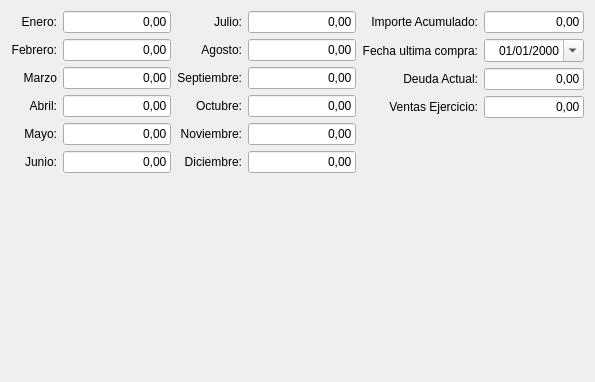
         <widget class="QWidget" name="tab_estadistica">
          <property name="styleSheet">
           <string notr="true"/>
          </property>
          <attribute name="title">
           <string>Estadistica</string>
          </attribute>
          <layout class="QGridLayout" name="gridLayout_24">
           <item row="0" column="0">
            <layout class="QGridLayout" name="gridLayout_23">
             <item row="2" column="0">
              <widget class="QLabel" name="label_49">
               <property name="text">
                <string>Marzo</string>
               </property>
               <property name="alignment">
                <set>Qt::AlignRight|Qt::AlignTrailing|Qt::AlignVCenter</set>
               </property>
              </widget>
             </item>
             <item row="1" column="0">
              <widget class="QLabel" name="label_48">
               <property name="text">
                <string>Febrero:</string>
               </property>
               <property name="alignment">
                <set>Qt::AlignRight|Qt::AlignTrailing|Qt::AlignVCenter</set>
               </property>
              </widget>
             </item>
             <item row="4" column="3">
              <widget class="QLineEdit" name="txtNoviembre">
               <property name="enabled">
                <bool>true</bool>
               </property>
               <property name="maximumSize">
                <size>
                 <width>120</width>
                 <height>16777215</height>
                </size>
               </property>
               <property name="focusPolicy">
                <enum>Qt::NoFocus</enum>
               </property>
               <property name="text">
                <string>0,00</string>
               </property>
               <property name="alignment">
                <set>Qt::AlignRight|Qt::AlignTrailing|Qt::AlignVCenter</set>
               </property>
               <property name="readOnly">
                <bool>true</bool>
               </property>
              </widget>
             </item>
             <item row="3" column="2">
              <widget class="QLabel" name="label_57">
               <property name="text">
                <string>Octubre:</string>
               </property>
               <property name="alignment">
                <set>Qt::AlignRight|Qt::AlignTrailing|Qt::AlignVCenter</set>
               </property>
              </widget>
             </item>
             <item row="2" column="1">
              <widget class="QLineEdit" name="txtMarzo">
               <property name="enabled">
                <bool>true</bool>
               </property>
               <property name="maximumSize">
                <size>
                 <width>120</width>
                 <height>16777215</height>
                </size>
               </property>
               <property name="focusPolicy">
                <enum>Qt::NoFocus</enum>
               </property>
               <property name="text">
                <string>0,00</string>
               </property>
               <property name="alignment">
                <set>Qt::AlignRight|Qt::AlignTrailing|Qt::AlignVCenter</set>
               </property>
               <property name="readOnly">
                <bool>true</bool>
               </property>
              </widget>
             </item>
             <item row="1" column="1">
              <widget class="QLineEdit" name="txtFebrero">
               <property name="enabled">
                <bool>true</bool>
               </property>
               <property name="maximumSize">
                <size>
                 <width>120</width>
                 <height>16777215</height>
                </size>
               </property>
               <property name="focusPolicy">
                <enum>Qt::NoFocus</enum>
               </property>
               <property name="text">
                <string>0,00</string>
               </property>
               <property name="alignment">
                <set>Qt::AlignRight|Qt::AlignTrailing|Qt::AlignVCenter</set>
               </property>
               <property name="readOnly">
                <bool>true</bool>
               </property>
              </widget>
             </item>
             <item row="0" column="1">
              <widget class="QLineEdit" name="txtEnero">
               <property name="enabled">
                <bool>true</bool>
               </property>
               <property name="maximumSize">
                <size>
                 <width>120</width>
                 <height>16777215</height>
                </size>
               </property>
               <property name="focusPolicy">
                <enum>Qt::NoFocus</enum>
               </property>
               <property name="text">
                <string>0,00</string>
               </property>
               <property name="alignment">
                <set>Qt::AlignRight|Qt::AlignTrailing|Qt::AlignVCenter</set>
               </property>
               <property name="readOnly">
                <bool>true</bool>
               </property>
              </widget>
             </item>
             <item row="5" column="2">
              <widget class="QLabel" name="label_56">
               <property name="text">
                <string>Diciembre:</string>
               </property>
               <property name="alignment">
                <set>Qt::AlignRight|Qt::AlignTrailing|Qt::AlignVCenter</set>
               </property>
              </widget>
             </item>
             <item row="4" column="0">
              <widget class="QLabel" name="label_51">
               <property name="text">
                <string>Mayo:</string>
               </property>
               <property name="alignment">
                <set>Qt::AlignRight|Qt::AlignTrailing|Qt::AlignVCenter</set>
               </property>
              </widget>
             </item>
             <item row="0" column="3">
              <widget class="QLineEdit" name="txtjulio">
               <property name="enabled">
                <bool>true</bool>
               </property>
               <property name="maximumSize">
                <size>
                 <width>120</width>
                 <height>16777215</height>
                </size>
               </property>
               <property name="focusPolicy">
                <enum>Qt::NoFocus</enum>
               </property>
               <property name="text">
                <string>0,00</string>
               </property>
               <property name="alignment">
                <set>Qt::AlignRight|Qt::AlignTrailing|Qt::AlignVCenter</set>
               </property>
               <property name="readOnly">
                <bool>true</bool>
               </property>
              </widget>
             </item>
             <item row="5" column="3">
              <widget class="QLineEdit" name="txtDiciembre">
               <property name="enabled">
                <bool>true</bool>
               </property>
               <property name="maximumSize">
                <size>
                 <width>120</width>
                 <height>16777215</height>
                </size>
               </property>
               <property name="focusPolicy">
                <enum>Qt::NoFocus</enum>
               </property>
               <property name="text">
                <string>0,00</string>
               </property>
               <property name="alignment">
                <set>Qt::AlignRight|Qt::AlignTrailing|Qt::AlignVCenter</set>
               </property>
               <property name="readOnly">
                <bool>true</bool>
               </property>
              </widget>
             </item>
             <item row="5" column="1">
              <widget class="QLineEdit" name="txtJunio">
               <property name="enabled">
                <bool>true</bool>
               </property>
               <property name="maximumSize">
                <size>
                 <width>120</width>
                 <height>16777215</height>
                </size>
               </property>
               <property name="focusPolicy">
                <enum>Qt::NoFocus</enum>
               </property>
               <property name="text">
                <string>0,00</string>
               </property>
               <property name="alignment">
                <set>Qt::AlignRight|Qt::AlignTrailing|Qt::AlignVCenter</set>
               </property>
               <property name="readOnly">
                <bool>true</bool>
               </property>
              </widget>
             </item>
             <item row="2" column="2">
              <widget class="QLabel" name="label_58">
               <property name="text">
                <string>Septiembre:</string>
               </property>
               <property name="alignment">
                <set>Qt::AlignRight|Qt::AlignTrailing|Qt::AlignVCenter</set>
               </property>
              </widget>
             </item>
             <item row="3" column="0">
              <widget class="QLabel" name="label_50">
               <property name="text">
                <string>Abril:</string>
               </property>
               <property name="alignment">
                <set>Qt::AlignRight|Qt::AlignTrailing|Qt::AlignVCenter</set>
               </property>
              </widget>
             </item>
             <item row="1" column="3">
              <widget class="QLineEdit" name="txtAgosto">
               <property name="enabled">
                <bool>true</bool>
               </property>
               <property name="maximumSize">
                <size>
                 <width>120</width>
                 <height>16777215</height>
                </size>
               </property>
               <property name="focusPolicy">
                <enum>Qt::NoFocus</enum>
               </property>
               <property name="text">
                <string>0,00</string>
               </property>
               <property name="alignment">
                <set>Qt::AlignRight|Qt::AlignTrailing|Qt::AlignVCenter</set>
               </property>
               <property name="readOnly">
                <bool>true</bool>
               </property>
              </widget>
             </item>
             <item row="0" column="0">
              <widget class="QLabel" name="label_47">
               <property name="text">
                <string>Enero:</string>
               </property>
               <property name="alignment">
                <set>Qt::AlignRight|Qt::AlignTrailing|Qt::AlignVCenter</set>
               </property>
              </widget>
             </item>
             <item row="1" column="2">
              <widget class="QLabel" name="label_55">
               <property name="text">
                <string>Agosto:</string>
               </property>
               <property name="alignment">
                <set>Qt::AlignRight|Qt::AlignTrailing|Qt::AlignVCenter</set>
               </property>
              </widget>
             </item>
             <item row="2" column="3">
              <widget class="QLineEdit" name="txtSeptiembre">
               <property name="enabled">
                <bool>true</bool>
               </property>
               <property name="maximumSize">
                <size>
                 <width>120</width>
                 <height>16777215</height>
                </size>
               </property>
               <property name="focusPolicy">
                <enum>Qt::NoFocus</enum>
               </property>
               <property name="text">
                <string>0,00</string>
               </property>
               <property name="alignment">
                <set>Qt::AlignRight|Qt::AlignTrailing|Qt::AlignVCenter</set>
               </property>
               <property name="readOnly">
                <bool>true</bool>
               </property>
              </widget>
             </item>
             <item row="5" column="0">
              <widget class="QLabel" name="label_52">
               <property name="text">
                <string>Junio:</string>
               </property>
               <property name="alignment">
                <set>Qt::AlignRight|Qt::AlignTrailing|Qt::AlignVCenter</set>
               </property>
              </widget>
             </item>
             <item row="0" column="2">
              <widget class="QLabel" name="label_54">
               <property name="text">
                <string>Julio:</string>
               </property>
               <property name="alignment">
                <set>Qt::AlignRight|Qt::AlignTrailing|Qt::AlignVCenter</set>
               </property>
              </widget>
             </item>
             <item row="3" column="1">
              <widget class="QLineEdit" name="txtAbril">
               <property name="enabled">
                <bool>true</bool>
               </property>
               <property name="maximumSize">
                <size>
                 <width>120</width>
                 <height>16777215</height>
                </size>
               </property>
               <property name="focusPolicy">
                <enum>Qt::NoFocus</enum>
               </property>
               <property name="text">
                <string>0,00</string>
               </property>
               <property name="alignment">
                <set>Qt::AlignRight|Qt::AlignTrailing|Qt::AlignVCenter</set>
               </property>
               <property name="readOnly">
                <bool>true</bool>
               </property>
              </widget>
             </item>
             <item row="3" column="3">
              <widget class="QLineEdit" name="txtOctubre">
               <property name="enabled">
                <bool>true</bool>
               </property>
               <property name="maximumSize">
                <size>
                 <width>120</width>
                 <height>16777215</height>
                </size>
               </property>
               <property name="focusPolicy">
                <enum>Qt::NoFocus</enum>
               </property>
               <property name="text">
                <string>0,00</string>
               </property>
               <property name="alignment">
                <set>Qt::AlignRight|Qt::AlignTrailing|Qt::AlignVCenter</set>
               </property>
               <property name="readOnly">
                <bool>true</bool>
               </property>
              </widget>
             </item>
             <item row="4" column="2">
              <widget class="QLabel" name="label_53">
               <property name="text">
                <string>Noviembre:</string>
               </property>
               <property name="alignment">
                <set>Qt::AlignRight|Qt::AlignTrailing|Qt::AlignVCenter</set>
               </property>
              </widget>
             </item>
             <item row="4" column="1">
              <widget class="QLineEdit" name="txtMayo">
               <property name="enabled">
                <bool>true</bool>
               </property>
               <property name="maximumSize">
                <size>
                 <width>120</width>
                 <height>16777215</height>
                </size>
               </property>
               <property name="focusPolicy">
                <enum>Qt::NoFocus</enum>
               </property>
               <property name="text">
                <string>0,00</string>
               </property>
               <property name="alignment">
                <set>Qt::AlignRight|Qt::AlignTrailing|Qt::AlignVCenter</set>
               </property>
               <property name="readOnly">
                <bool>true</bool>
               </property>
              </widget>
             </item>
            </layout>
           </item>
           <item row="0" column="1">
            <layout class="QGridLayout" name="gridLayout_66">
             <item row="0" column="0">
              <widget class="QLabel" name="label_36">
               <property name="text">
                <string>Importe Acumulado:</string>
               </property>
               <property name="alignment">
                <set>Qt::AlignRight|Qt::AlignTrailing|Qt::AlignVCenter</set>
               </property>
              </widget>
             </item>
             <item row="2" column="1">
              <widget class="QLineEdit" name="txtdeuda_actual">
               <property name="enabled">
                <bool>true</bool>
               </property>
               <property name="maximumSize">
                <size>
                 <width>100</width>
                 <height>16777215</height>
                </size>
               </property>
               <property name="focusPolicy">
                <enum>Qt::NoFocus</enum>
               </property>
               <property name="text">
                <string>0,00</string>
               </property>
               <property name="alignment">
                <set>Qt::AlignRight|Qt::AlignTrailing|Qt::AlignVCenter</set>
               </property>
               <property name="readOnly">
                <bool>true</bool>
               </property>
              </widget>
             </item>
             <item row="1" column="1">
              <widget class="QDateEdit" name="txtfecha_ultima_compra">
               <property name="enabled">
                <bool>true</bool>
               </property>
               <property name="maximumSize">
                <size>
                 <width>100</width>
                 <height>16777215</height>
                </size>
               </property>
               <property name="focusPolicy">
                <enum>Qt::NoFocus</enum>
               </property>
               <property name="alignment">
                <set>Qt::AlignRight|Qt::AlignTrailing|Qt::AlignVCenter</set>
               </property>
               <property name="displayFormat">
                <string>dd/MM/yyyy</string>
               </property>
               <property name="calendarPopup">
                <bool>true</bool>
               </property>
              </widget>
             </item>
             <item row="0" column="1">
              <widget class="QLineEdit" name="txtimporteAcumulado">
               <property name="enabled">
                <bool>true</bool>
               </property>
               <property name="maximumSize">
                <size>
                 <width>100</width>
                 <height>16777215</height>
                </size>
               </property>
               <property name="focusPolicy">
                <enum>Qt::NoFocus</enum>
               </property>
               <property name="text">
                <string>0,00</string>
               </property>
               <property name="alignment">
                <set>Qt::AlignRight|Qt::AlignTrailing|Qt::AlignVCenter</set>
               </property>
               <property name="readOnly">
                <bool>true</bool>
               </property>
              </widget>
             </item>
             <item row="2" column="0">
              <widget class="QLabel" name="label_38">
               <property name="text">
                <string>Deuda Actual:</string>
               </property>
               <property name="alignment">
                <set>Qt::AlignRight|Qt::AlignTrailing|Qt::AlignVCenter</set>
               </property>
              </widget>
             </item>
             <item row="1" column="0">
              <widget class="QLabel" name="label_37">
               <property name="text">
                <string>Fecha ultima compra:</string>
               </property>
               <property name="alignment">
                <set>Qt::AlignRight|Qt::AlignTrailing|Qt::AlignVCenter</set>
               </property>
              </widget>
             </item>
             <item row="3" column="1">
              <widget class="QLineEdit" name="txtventas_ejercicio">
               <property name="enabled">
                <bool>true</bool>
               </property>
               <property name="maximumSize">
                <size>
                 <width>100</width>
                 <height>16777215</height>
                </size>
               </property>
               <property name="focusPolicy">
                <enum>Qt::NoFocus</enum>
               </property>
               <property name="text">
                <string>0,00</string>
               </property>
               <property name="alignment">
                <set>Qt::AlignRight|Qt::AlignTrailing|Qt::AlignVCenter</set>
               </property>
               <property name="readOnly">
                <bool>true</bool>
               </property>
              </widget>
             </item>
             <item row="3" column="0">
              <widget class="QLabel" name="label_39">
               <property name="text">
                <string>Ventas Ejercicio:</string>
               </property>
               <property name="alignment">
                <set>Qt::AlignRight|Qt::AlignTrailing|Qt::AlignVCenter</set>
               </property>
              </widget>
             </item>
             <item row="4" column="0">
              <spacer name="verticalSpacer_4">
               <property name="orientation">
                <enum>Qt::Vertical</enum>
               </property>
               <property name="sizeHint" stdset="0">
                <size>
                 <width>20</width>
                 <height>40</height>
                </size>
               </property>
              </spacer>
             </item>
            </layout>
           </item>
           <item row="1" column="0" colspan="2">
            <widget class="OpenChart" name="graficaEstadistica" native="true">
             <property name="minimumSize">
              <size>
               <width>0</width>
               <height>192</height>
              </size>
             </property>
             <property name="Title" stdset="0">
              <string>Consumo por meses.</string>
             </property>
             <property name="Etiquetas" stdset="0">
              <bool>true</bool>
             </property>
             <property name="Valores" stdset="0">
              <bool>true</bool>
             </property>
             <property name="Leyenda" stdset="0">
              <bool>false</bool>
             </property>
            </widget>
           </item>
          </layout>
         </widget>
